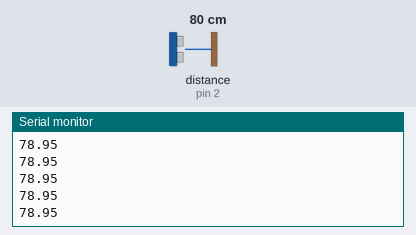
A sketch run on a simulated Arduino Uno, built with avr-gcc and run on an emulated ATmega328P. Parts: the last lines printed to the serial monitor. Wiring (inferred from the names in the program): ultrasonic range finder: trigger pin 8; echo pin 2. The inputs (shaded band) are chosen by the test bench; at power-on: distance to the obstacle (sensor on pin 2) 80 cm. The echo pulse lasts 58.3 µs per cm.

Above: at 1.2 s.
1.3 s: distance to the obstacle (sensor on pin 2) set to 2 cm
At 1.9 s:
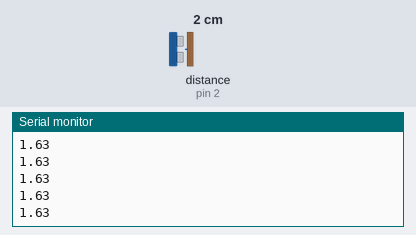
2.8 s: distance to the obstacle (sensor on pin 2) set to 4 cm
At 3.9 s:
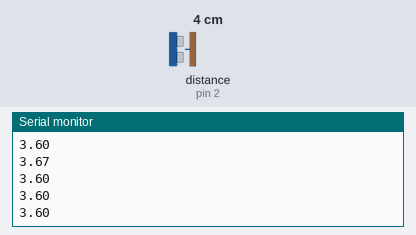
Timing chart, 0 to 5.8 s (numbered marks = the images above; inputs shaded):
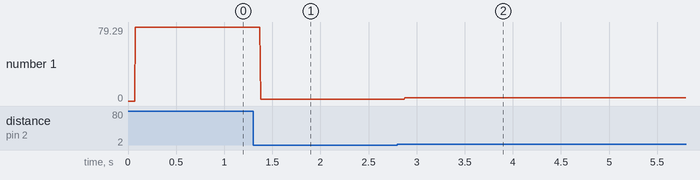

Measured:
- after the input at 1.3 s, the serial monitor: prints a new line after 0.08 s (image 1)
- after the input at 2.8 s, the serial monitor: prints a new line after 0.08 s (image 2)
- plotted number 1: 78.95 → 1.63 after the input at 1.3 s, 1.63 → 3.6 after the input at 2.8 s

The sketch:

hcsr04_code.ino
```cpp
#define pinTrig 8
#define pinEcho 2

unsigned long duration;
int distance;
volatile unsigned long lastPulseTime;

void setup() {
  // put your setup code here, to run once:
  pinMode(pinTrig, OUTPUT);
  pinMode(pinEcho, INPUT);

  PORTB &= ~(1<<PORTB0);

  Serial.begin(9600);

  cli();
  //TIMSK0 &= ~(1<<TOIE0);  // disable interrupts
  sei();
  attachInterrupt(0, echoPinISR, CHANGE);
}

void loop() {
  // put your main code here, to run repeatedly:

  PORTB |= (1<<PORTB0);
  delayMicroseconds(10);
  PORTB &= ~(1<<PORTB0);

  //Read the pinEcho
  //duration = pulseInLong(pinEcho, HIGH);
  //distance = duration*0.017;
  //Serial.println(distance);

   Serial.println(lastPulseTime*0.017);


}

void echoPinISR() {
  static unsigned long startTime;

  if ((PIND&(1<<PIND2))==4) // Gone HIGH
    startTime = micros();
  else  // Gone LOW
    lastPulseTime = micros() - startTime;
}
```
